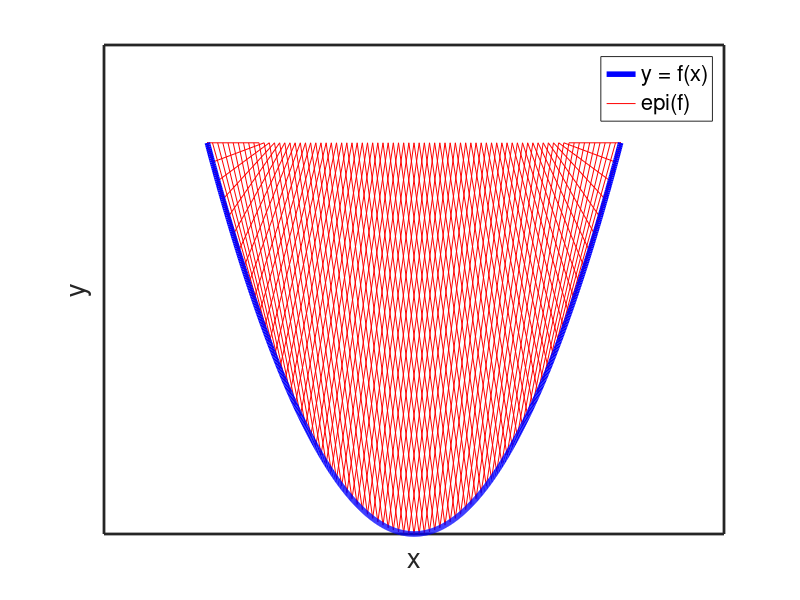

This figure's MATLAB source: (Note: this script raises an error after producing the figure.)
function epigraph

% The epigraph of a convex function is a convex set.
%
% Code by Matthew Dunham

    f = @(x)(x-4).^2;
    domain = (0:0.01:8);
    subdomain = 0:0.1:8;
    xline = max([subdomain;subdomain+1]-1,min(domain));
    yline = [f(max(domain))*ones(size(subdomain));f(subdomain)];
    p1 = line(xline,yline,'Color','r');  hold on
    xline = min([subdomain+1;subdomain],max(domain));
    line(xline,yline,'Color','r');
    p2 = plot(domain,f(domain),'-b','LineWidth',4);
    set(gca,'XTick',[],'YTick',[],'box','on','LineWidth',2,'XLim',[-2,10]);
    xlabel('x','FontSize',20);
    ylabel('y','FontSize',20);
    legend([p2,p1(1)],{'y = f(x)','epi(f)'},'FontSize',16,'Location','Best');
    placeFigures;
    if doPrintPmtk, doPrintPmtkFigures('epigraph'); end;
end